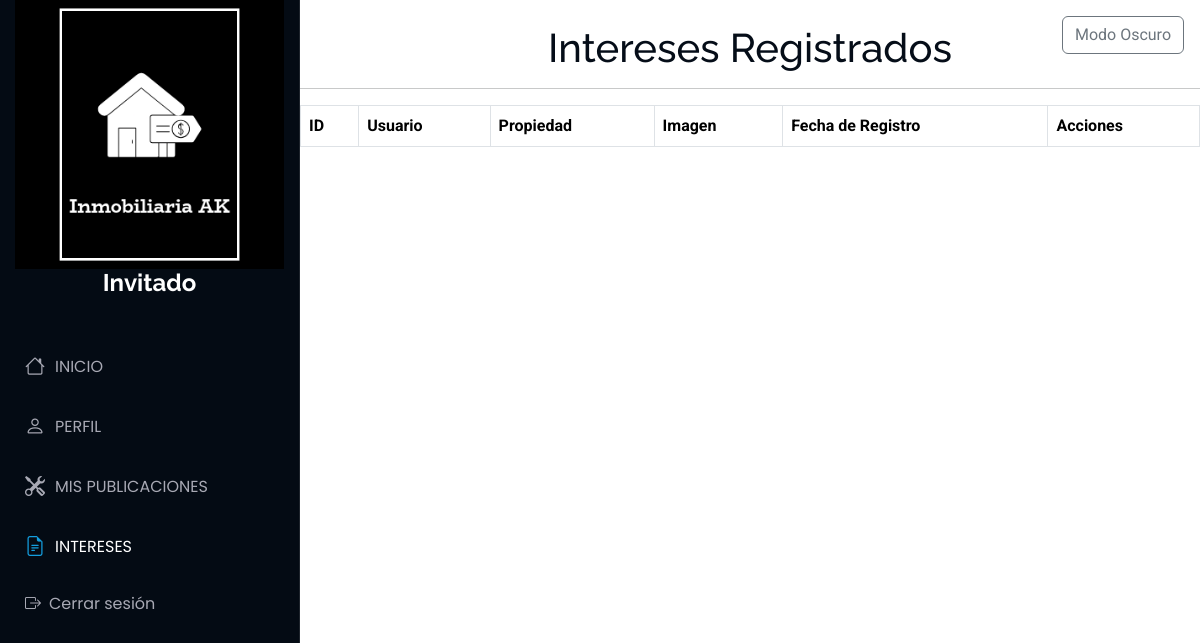
The page /Interez/intereses on the database as committed earlier.
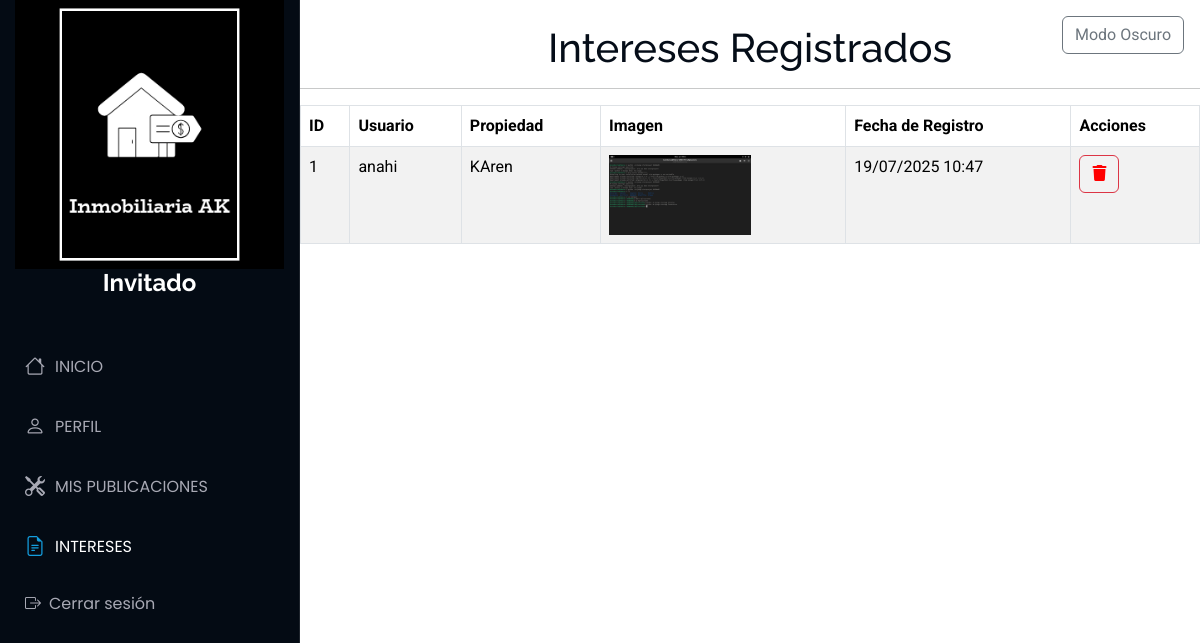
The same page on the database as committed later.
### Aplicaciones/Interez/models.py (models this page shows)
class Interez(models.Model):
    usuario = models.ForeignKey(Usuario, on_delete=models.CASCADE)
    propiedad = models.ForeignKey(Propiedad, on_delete=models.CASCADE)
    fecha_interes = models.DateTimeField(auto_now_add=True)

### Aplicaciones/Publicaciones/models.py (models this page shows)
class Propiedad(models.Model):
    id_propiedad = models.AutoField(primary_key=True)
    titulo = models.CharField(max_length=200)
    imagen = models.FileField(upload_to='propiedades/')
    descripcion = models.TextField()
    precio = models.DecimalField(max_digits=12, decimal_places=2)
    ubicacion=models.CharField(max_length=200,null=True,blank=True)
    usuario = models.ForeignKey(Usuario, on_delete=models.CASCADE)
    latitud = models.DecimalField(max_digits=9, decimal_places=7)
    longitud = models.DecimalField(max_digits=10, decimal_places=7)
    estado = models.CharField(max_length=50)
    fecha_publicacion = models.DateTimeField(auto_now_add=True)
    fecha_actualizacion = models.DateTimeField(auto_now=True,null=True,blank=True)

### Aplicaciones/Usuario/models.py (models this page shows)
class Usuario(models.Model):
    usuario = models.CharField(max_length=150, unique=True)
    contrasena = models.CharField(max_length=128)
    correo = models.EmailField(unique=True,null=True, blank=True)
    telefono = models.CharField(null=True, blank=True)
    fecha_registro = models.DateTimeField(auto_now_add=True,null=True, blank=True)

### Aplicaciones/Interez/views.py (the view)
# urls.py: path('intereses', views.intereses, name='intereses'),
def intereses(request):
    intereses = Interez.objects.select_related('usuario', 'propiedad').all()
    return render(request, 'intereses.html', {'intereses': intereses})

### Aplicaciones/Interez/templates/intereses.html (shortened to what this page needs)
{% extends 'plantilla.html' %}
{% load static %}
{% block body %}
<main>
    <br>
    <h1 class="text-center">Intereses Registrados</h1>
    <hr>
    <table class="table table-bordered table-striped table-hover">
        <thead>
            <tr>
                <th>ID</th>
                <th>Usuario</th>
                <th>Propiedad</th>
                <th>Imagen</th>
                <th>Fecha de Registro</th>
                <th>Acciones</th>
            </tr>
        </thead>
        <tbody>
            {% for interes in intereses %}
            <tr>
                <td>{{ interes.id }}</td>
                <td>{{ interes.propiedad.usuario.usuario  }}</td>
                <td>{{ interes.propiedad.titulo }}</td>
                <td>
                    {% if interes.propiedad.imagen %}
                        <img src="{{ interes.propiedad.imagen.url }}" alt="" height="80px">
                    {% else %}
                        Ninguna
                    {% endif %}
                </td>
                <td>{{ interes.fecha_interes|date:"d/m/Y H:i" }}</td>
                <td>
                    <a style="color: red;" href="#" onclick="confirmarEliminacion('{{ interes.id }}')" class="btn btn-outline-danger"><i class="fa fa-trash"></i></a>
                </td>
            </tr>
            {% endfor %}
        </tbody>
    </table>
    <br>
    <br>
</main>
{% endblock %}

Rows that differ between the two databases and show on the page:
added Interez: id "1", propiedad.usuario.usuario "anahi", propiedad.titulo "KAren", propiedad.imagen (picture), fecha_interes "19/07/2025 10:47"
